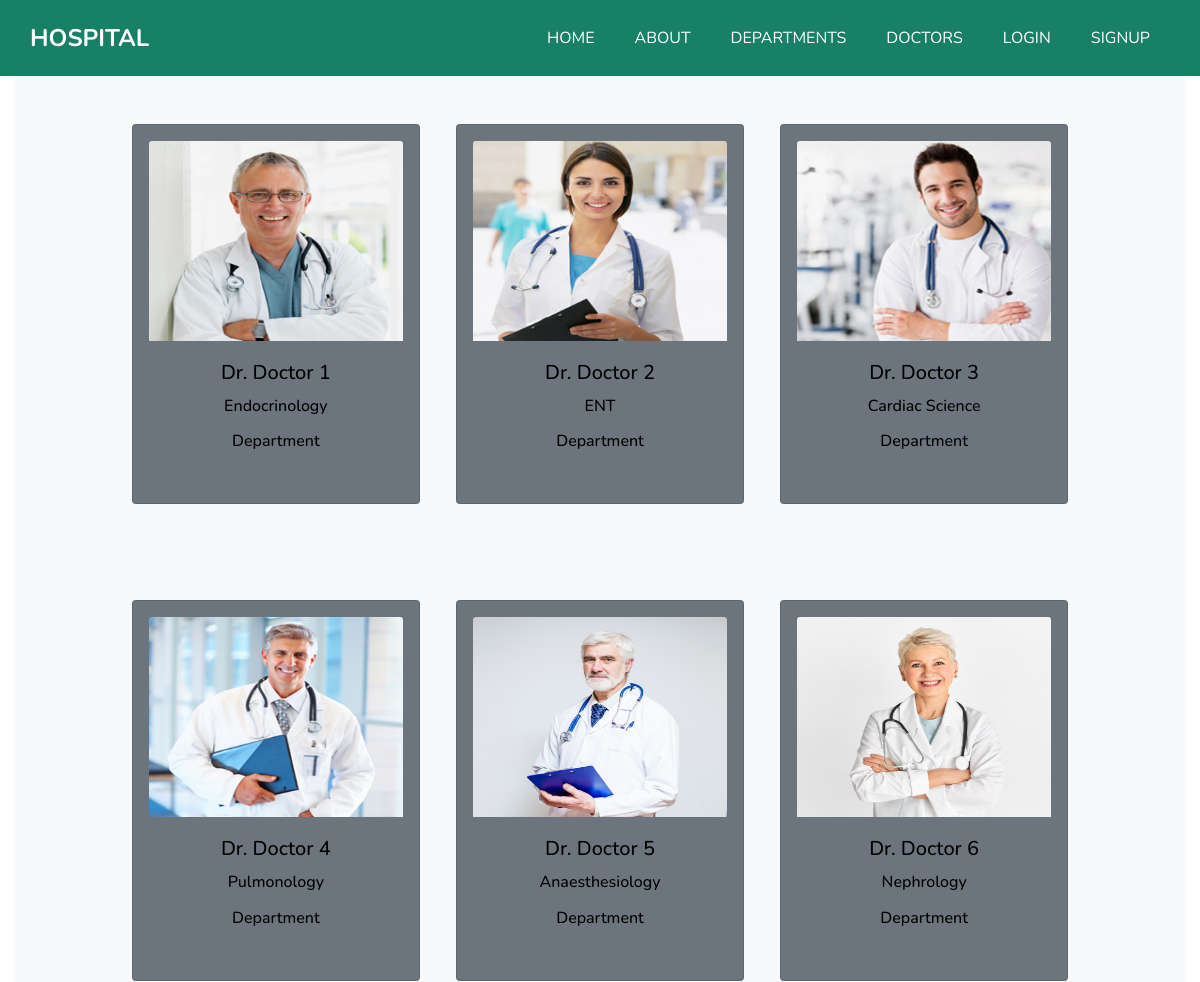
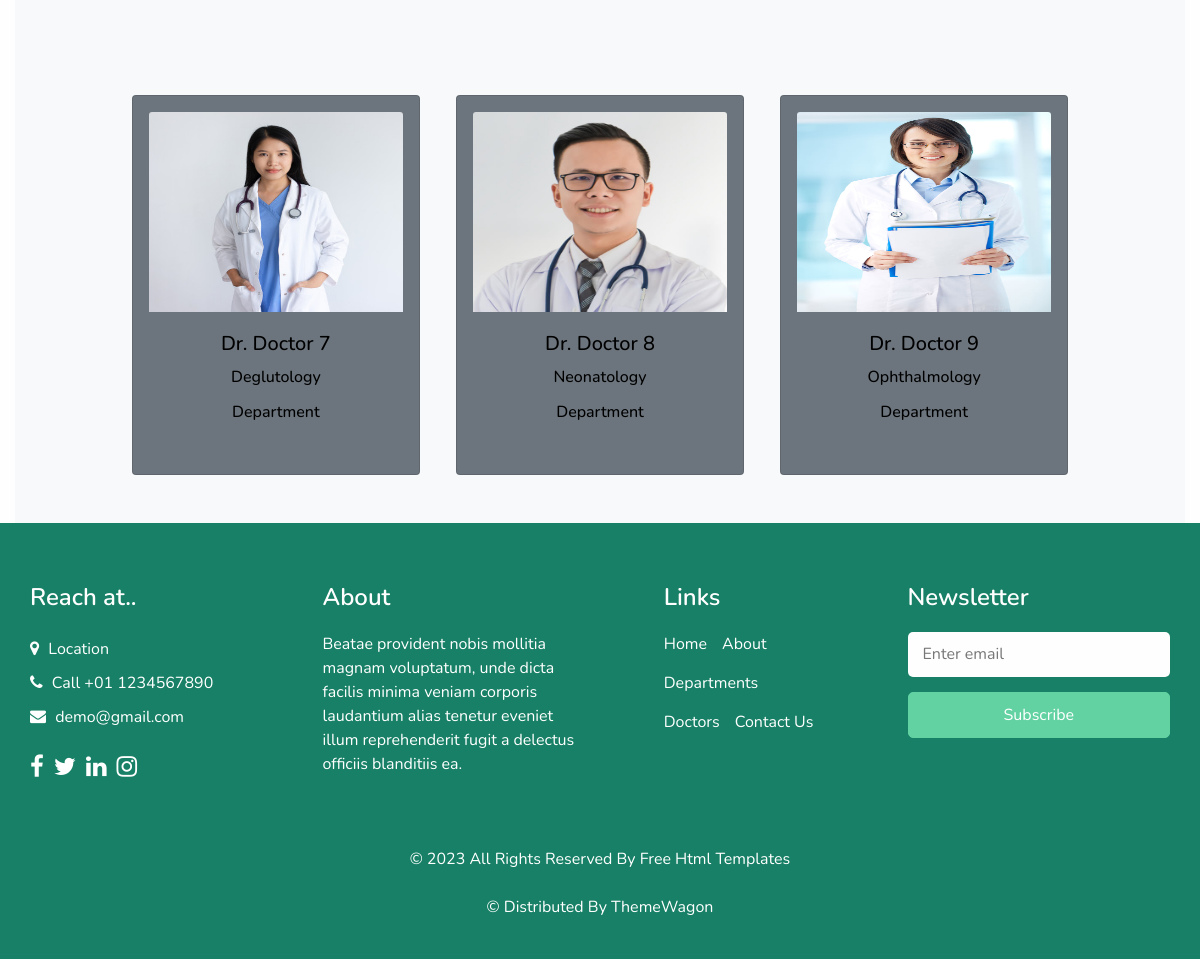
Screenshot of /doctor/ with the database file from the repository (2 pictures, top to bottom).
### account/models.py (models this page shows, shortened)
class Doctor(models.Model):
    doctor_name           = models.CharField(max_length=255)
    doctor_specialization = models.CharField(max_length=255)
    department_name       = models.ForeignKey(Department,on_delete=models.CASCADE)
    doctor_image          = models.ImageField(upload_to='doctors')

class Department(models.Model):
    department_name        = models.CharField(max_length=100)
    department_description = models.TextField()
    def __str__(self):
        return self.department_name

### account/views.py (the view)
# urls.py: path('doctor/',DoctorView.as_view(),name='doctor'),
class DoctorView(ListView):
    template_name = 'doctor.html'
    model         = Doctor
    context_object_name = 'doctor'

### account/templates/doctor.html (shortened to what this page needs)
{% extends 'rempage.html' %}
{% block body %}
<div class = "container text-center bg-light">
    {% for i in doctor %}
    <div class="card text-center bg-secondary p-3 my-5 mx-3" style="width: 18rem; display: inline-block;">
      <img src="{{i.doctor_image.url}}" height="200px" width="200px" class="card-img-top" alt="...">
      <div class="card-body">
        <h5 class="card-title">Dr. {{i.doctor_name}}</h5>
        <h6 class="mb-3">{{i.department_name}}</h6>
        <h6 class="mb-3">Department</h6>
      </div>
    </div>
      {% endfor %}
</div>
{% endblock body%}

### account/templates/rempage.html (shortened to what this page needs)
{% load static %}
<!DOCTYPE html>
<html>
<head>
  <link rel="stylesheet" type="text/css" href="{% static 'css/bootstrap.css' %}" />
  <link rel="stylesheet" type="text/css" href="https://cdnjs.cloudflare.com/ajax/libs/OwlCarousel2/2.3.4/assets/owl.carousel.min.css" />
  <link href="{% static 'css/font-awesome.min.css' %}" rel="stylesheet" />
  <link href="{% static 'css/style.css' %}" rel="stylesheet" />
  <link href="{% static 'css/responsive.css' %}" rel="stylesheet" />
</head>
<body class="sub_page">
  <div class="hero_area">
    <header class="header_section">
      <div class="container">
        <nav class="navbar navbar-expand-lg custom_nav-container ">
          <a class="navbar-brand" href="index.html">
            <span>
             Hospital
            </span>
          </a>
          <div class="collapse navbar-collapse" id="navbarSupportedContent">
            <ul class="navbar-nav">
              <li class="nav-item">
                <a class="nav-link" href="{% url 'home' %}">Home </a>
              </li>
              <li class="nav-item">
                <a class="nav-link" href="{% url 'about' %}"> About</a>
              </li>
              <li class="nav-item">
                <a class="nav-link" href="{% url 'department' %}">Departments</a>
              </li>
              <li class="nav-item">
                <a class="nav-link" href="{% url 'doctor' %}">Doctors</a>
              </li>
              {% if request.user.is_authenticated %}
              <li class="nav-item active">
                <a class="nav-link" href="{% url 'booking' %}">Booking</a>
              </li>
              <li class="nav-item active">
                <a class="nav-link" href="{% url 'details' %}">Booking History</a>
              </li>
              <li class="nav-item active">
                <a class="nav-link" href="{% url 'signout' %}">SignOut</a>
              </li>
                <svg xmlns="http://www.w3.org/2000/svg" width="16" height="16" fill="currentColor" class="bi bi-person" viewBox="0 0 16 16">
                  <path  d="M8 8a3 3 0 1 0 0-6 3 3 0 0 0 0 6Zm2-3a2 2 0 1 1-4 0 2 2 0 0 1 4 0Zm4 8c0 1-1 1-1 1H3s-1 0-1-1 1-4 6-4 6 3 6 4Zm-1-.004c-.001-.246-.154-.986-.832-1.664C11.516 10.68 10.289 10 8 10c-2.29 0-3.516.68-4.168 1.332-.678.678-.83 1.418-.832 1.664h10Z" />
                  <h3>{{request.user.first_name}}</h3>
                </svg>
              {% else %}
              <li class="nav-item active">
                <a class="nav-link" href="{% url 'signin' %}">Login</a>
              </li>
              <li class="nav-item active">
                <a class="nav-link" href="{% url 'signup' %}">SignUp</a>
              </li>
              {% endif %}
            </ul>
          </div>
        </nav>
      </div>
    </header>
  </div>
  {% block body %}
  {% endblock body%}
  <footer class="footer_section">
    <div class="container">
      <div class="row">
        <div class="col-md-6 col-lg-3 footer_col">
          <div class="footer_contact">
            <h4>
              Reach at..
            </h4>
            <div class="contact_link_box">
              <a href="">
                <i class="fa fa-map-marker" aria-hidden="true"></i>
                <span>
                  Location
                </span>
              </a>
              <a href="">
                <i class="fa fa-phone" aria-hidden="true"></i>
                <span>
                  Call +01 1234567890
                </span>
              </a>
              <a href="">
                <i class="fa fa-envelope" aria-hidden="true"></i>
                <span>
                  demo@gmail.com
                </span>
              </a>
            </div>
          </div>
          <div class="footer_social">
            <a href="">
              <i class="fa fa-facebook" aria-hidden="true"></i>
            </a>
            <a href="">
              <i class="fa fa-twitter" aria-hidden="true"></i>
            </a>
            <a href="">
              <i class="fa fa-linkedin" aria-hidden="true"></i>
            </a>
            <a href="">
              <i class="fa fa-instagram" aria-hidden="true"></i>
            </a>
          </div>
        </div>
        <div class="col-md-6 col-lg-3 footer_col">
          <div class="footer_detail">
            <h4>
              About
            </h4>
            <p>
              Beatae provident nobis mollitia magnam voluptatum, unde dicta facilis minima veniam corporis laudantium alias tenetur eveniet illum reprehenderit fugit a delectus officiis blanditiis ea.
            </p>
          </div>
        </div>
        <div class="col-md-6 col-lg-2 mx-auto footer_col">
          <div class="footer_link_box">
            <h4>
              Links
            </h4>
            <div class="footer_links">
              <a class="" href="{% url 'home' %}">Home</a>
              <a class="" href="{% url 'about' %}">About</a>
              <a class="" href="#">Departments</a>
              <a class="" href="#">Doctors</a>
              <a class="active" href="#">Contact Us</a>
            </div>
          </div>
        </div>
        <div class="col-md-6 col-lg-3 footer_col ">
          <h4>
            Newsletter
          </h4>
          <form action="#">
            <input type="email" placeholder="Enter email" />
            <button type="submit">
              Subscribe
            </button>
          </form>
        </div>
      </div>
      <div class="footer-info">
        <p>
          &copy; <span id="displayYear"></span> All Rights Reserved By
          <a href="https://html.design/">Free Html Templates<br><br></a>
            &copy;  Distributed By
            <a href="https://themewagon.com/">ThemeWagon</a>
        </p>
      </div>
    </div>
  </footer>
</body>
</html>

### account/static/css/style.css (style rules this page uses)
body { font-family: 'Nunito', sans-serif; color: #000000; background-color: #fefefe; overflow-x: hidden; }
a, a:hover, a:focus { text-decoration: none; }
.hero_area { position: relative; min-height: 100vh; display: -webkit-box; display: -ms-flexbox; display: flex; -webkit-box-orient: vertical; -webkit-box-direction: normal; -ms-flex-direction: column; flex-direction: column; }
.sub_page .hero_area { min-height: auto; background-color: #178066; }
.header_section { padding: 15px 0; }
.navbar-brand span { font-weight: bold; font-size: 24px; color: #ffffff; text-transform: uppercase; }
.custom_nav-container { padding: 0; }
.custom_nav-container .navbar-nav { margin-left: auto; }
.custom_nav-container .navbar-nav .nav-item .nav-link { padding: 5px 20px; color: #ffffff; text-align: center; text-transform: uppercase; border-radius: 5px; -webkit-transition: all 0.3s; transition: all 0.3s; }
.footer_section { background: #178066; color: #ffffff; padding: 60px 0 15px 0; position: relative; }
.footer_section h4 { font-weight: 600; margin-bottom: 20px; }
.footer_section .footer_col { margin-bottom: 30px; }
.footer_section .footer_contact .contact_link_box { display: -webkit-box; display: -ms-flexbox; display: flex; -webkit-box-orient: vertical; -webkit-box-direction: normal; -ms-flex-direction: column; flex-direction: column; }
.footer_section .footer_contact .contact_link_box a { margin: 5px 0; color: #ffffff; }
.footer_section .footer_contact .contact_link_box a i { margin-right: 5px; }
.footer_section .footer_social { display: -webkit-box; display: -ms-flexbox; display: flex; margin-top: 20px; margin-bottom: 10px; }
.footer_section .footer_social a { display: -webkit-box; display: -ms-flexbox; display: flex; -webkit-box-pack: center; -ms-flex-pack: center; justify-content: center; -webkit-box-align: center; -ms-flex-align: center; align-items: center; color: #ffffff; border-radius: 100%; margin-right: 10px; font-size: 24px; }
.footer_section .footer_links { display: -webkit-box; display: -ms-flexbox; display: flex; -ms-flex-wrap: wrap; flex-wrap: wrap; }
.footer_section .footer_links a { display: -webkit-box; display: -ms-flexbox; display: flex; -webkit-box-align: center; -ms-flex-align: center; align-items: center; margin-right: 15px; margin-bottom: 15px; color: #ffffff; }
.footer_section form input { border: none; background-color: #fefefe; width: 100%; height: 45px; color: #000000; outline: none; border-radius: 5px; padding: 0 15px; }
.footer_section form input::placeholder { color: #777; }
.footer_section form button { width: 100%; text-align: center; display: inline-block; padding: 10px 55px; background-color: #62d2a2; color: #ffffff; border-radius: 5px; -webkit-transition: all 0.3s; transition: all 0.3s; border: 1px solid #62d2a2; margin-top: 15px; }
.footer_section .footer-info { text-align: center; }
.footer_section .footer-info p { color: #ffffff; padding: 25px 0; margin: 0; }
.footer_section .footer-info p a { color: inherit; }

### account/static/css/responsive.css (style rules this page uses)
@media (min-width: 1200px) { .container { max-width: 1170px; } }

### rows the page displays
Doctor: doctor_image (picture), doctor_name "Doctor 1", department_name "Endocrinology"
Doctor: doctor_image (picture), doctor_name "Doctor 2", department_name "ENT"
Doctor: doctor_image (picture), doctor_name "Doctor 3", department_name "Cardiac Science"
Doctor: doctor_image (picture), doctor_name "Doctor 4", department_name "Pulmonology"
Doctor: doctor_image (picture), doctor_name "Doctor 5", department_name "Anaesthesiology"
Doctor: doctor_image (picture), doctor_name "Doctor 6", department_name "Nephrology"
Doctor: doctor_image (picture), doctor_name "Doctor 7", department_name "Deglutology"
Doctor: doctor_image (picture), doctor_name "Doctor 8", department_name "Neonatology"
Doctor: doctor_image (picture), doctor_name "Doctor 9", department_name "Ophthalmology"
